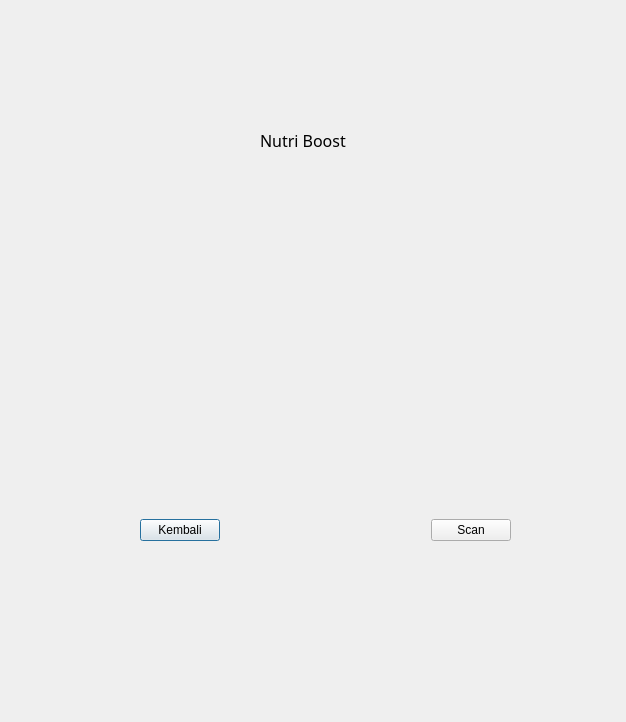
<?xml version="1.0" encoding="UTF-8"?>
<ui version="4.0">
 <class>Dialog</class>
 <widget class="QDialog" name="Dialog">
  <property name="geometry">
   <rect>
    <x>0</x>
    <y>0</y>
    <width>626</width>
    <height>722</height>
   </rect>
  </property>
  <property name="minimumSize">
   <size>
    <width>480</width>
    <height>640</height>
   </size>
  </property>
  <property name="maximumSize">
   <size>
    <width>626</width>
    <height>722</height>
   </size>
  </property>
  <property name="windowTitle">
   <string>Dialog</string>
  </property>
  <widget class="QWidget" name="horizontalLayoutWidget">
   <property name="geometry">
    <rect>
     <x>140</x>
     <y>490</y>
     <width>371</width>
     <height>80</height>
    </rect>
   </property>
   <layout class="QHBoxLayout" name="horizontalLayout">
    <item>
     <widget class="QPushButton" name="kembaliMenu">
      <property name="text">
       <string>Kembali</string>
      </property>
     </widget>
    </item>
    <item>
     <spacer name="horizontalSpacer">
      <property name="orientation">
       <enum>Qt::Horizontal</enum>
      </property>
      <property name="sizeHint" stdset="0">
       <size>
        <width>40</width>
        <height>20</height>
       </size>
      </property>
     </spacer>
    </item>
    <item>
     <widget class="QPushButton" name="scanButton">
      <property name="text">
       <string>Scan</string>
      </property>
     </widget>
    </item>
   </layout>
  </widget>
  <widget class="QLabel" name="label_2">
   <property name="geometry">
    <rect>
     <x>260</x>
     <y>120</y>
     <width>151</width>
     <height>41</height>
    </rect>
   </property>
   <property name="font">
    <font>
     <family>Arial Black</family>
     <pointsize>12</pointsize>
     <weight>10</weight>
     <italic>false</italic>
     <bold>false</bold>
    </font>
   </property>
   <property name="styleSheet">
    <string notr="true">font: 87 12pt &quot;Arial Black&quot;;</string>
   </property>
   <property name="text">
    <string>Nutri Boost</string>
   </property>
  </widget>
  <widget class="QLabel" name="label">
   <property name="geometry">
    <rect>
     <x>170</x>
     <y>150</y>
     <width>301</width>
     <height>341</height>
    </rect>
   </property>
   <property name="text">
    <string/>
   </property>
   <property name="pixmap">
    <pixmap>Graphics/qr nutriboost.png</pixmap>
   </property>
  </widget>
 </widget>
 <resources/>
 <connections/>
</ui>
